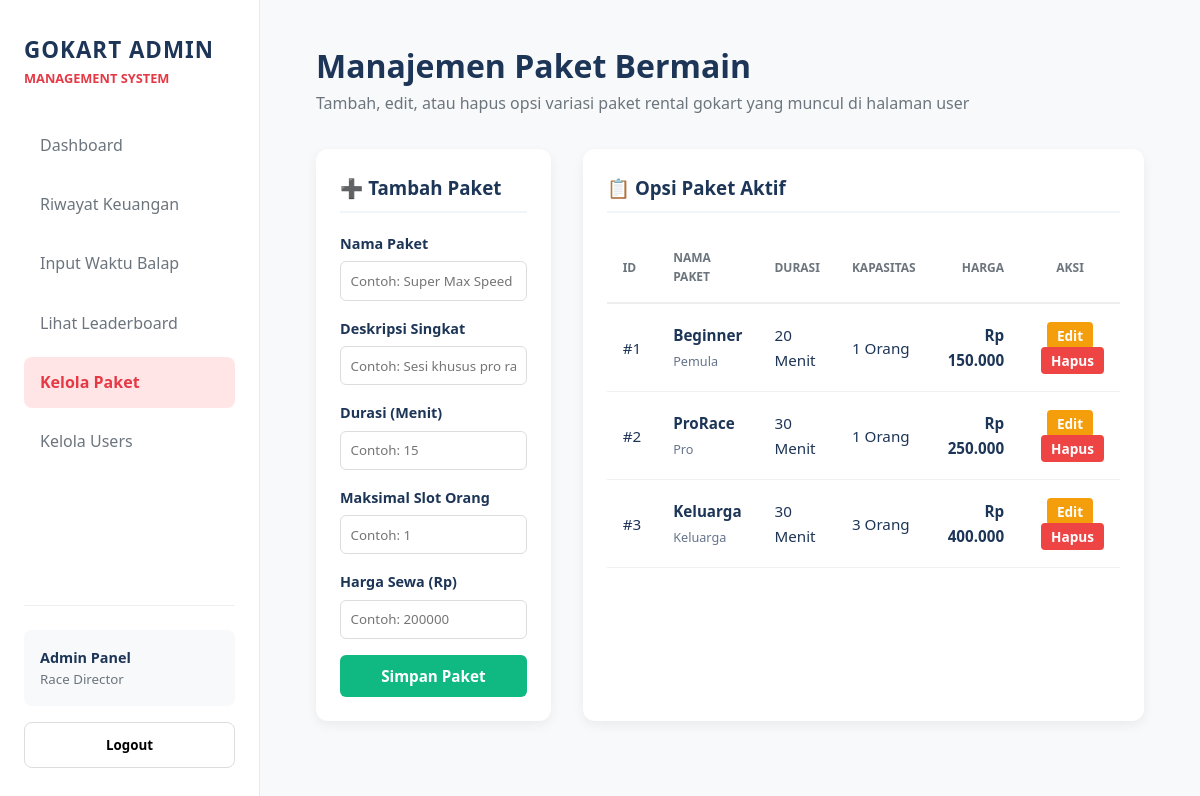
The app's page /admin/kelola_paket.php (signed in), older data.
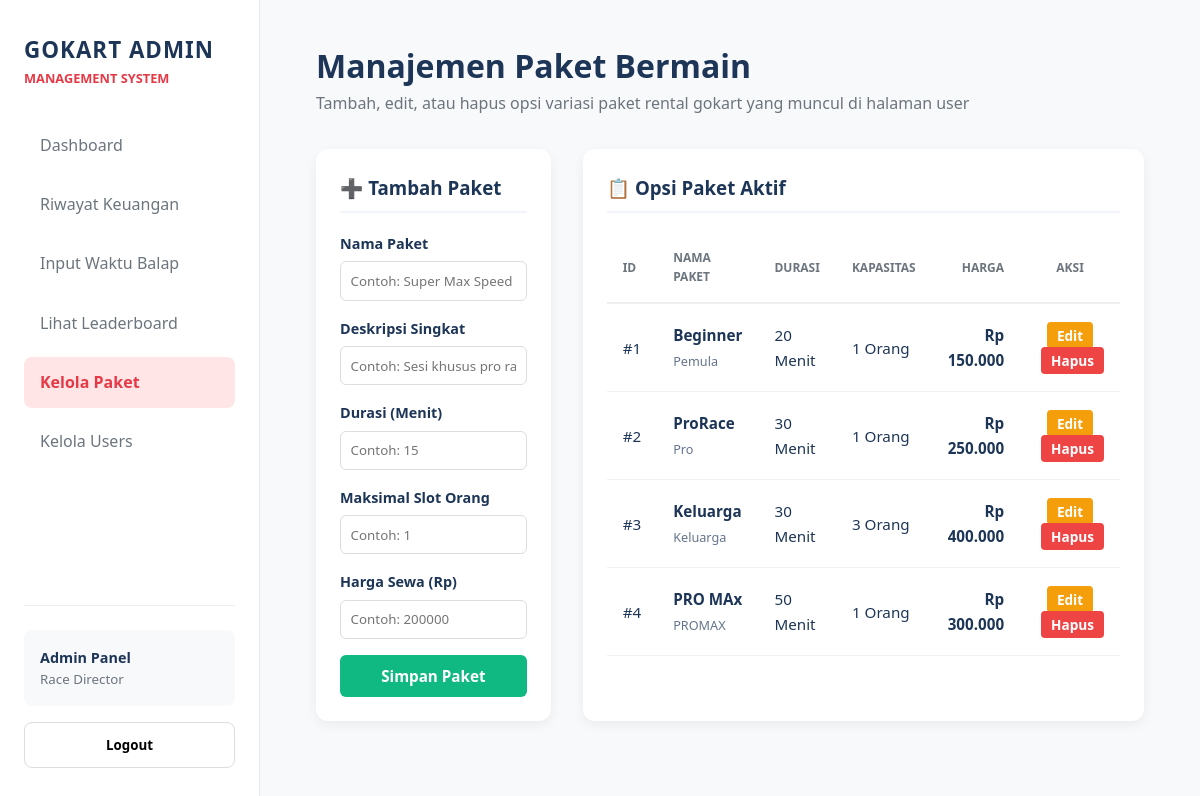
The same page, newer data.
### tables this page shows
CREATE TABLE `paket_bermain` (
  `id` int(11) NOT NULL,
  `nama_paket` varchar(100) DEFAULT NULL,
  `deskripsi` varchar(255) DEFAULT NULL,
  `durasi_menit` int(11) DEFAULT NULL,
  `maksimal_orang` int(11) DEFAULT NULL,
  `harga` int(11) DEFAULT NULL
);

### admin/kelola_paket.php (the view, shortened to what the changed rows need)
<?php
require '../koneksi.php';
$paket_query = mysqli_query($koneksi, "SELECT * FROM paket_bermain ORDER BY id ASC");
?>
<!DOCTYPE html>
<html lang="id">
<head>
    <link rel="stylesheet" href="style-admin.css">
</head>
<body>
    <div class="container">
        <aside class="sidebar">
            <div class="sidebar-top">
                <div class="brand">
                    <h2>GoKart Admin</h2>
                </div>
            </div>
        </aside>
        <main class="main">
            <header class="header">
                <h1>Manajemen Paket Bermain</h1>
            </header>
            <div class="crud-grid">
                <div class="card table-container">
                    <table class="admin-table">
                        <thead>
                            <tr>
                                <th>ID</th>
                                <th>Nama Paket</th>
                                <th>Durasi</th>
                                <th>Kapasitas</th>
                                <th style="text-align: right;">Harga</th>
                                <th style="text-align: center;">Aksi</th>
                            </tr>
                        </thead>
                        <tbody>
                            <?php while ($row = mysqli_fetch_assoc($paket_query)): ?>
                            <tr>
                                <td>#<?= $row['id']; ?></td>
                                <td>
                                    <strong><?= htmlspecialchars($row['nama_paket']); ?></strong><br>
                                    <small style="color: #64748b;"><?= htmlspecialchars($row['deskripsi']); ?></small>
                                </td>
                                <td><?= $row['durasi_menit']; ?> Menit</td>
                                <td><?= $row['maksimal_orang']; ?> Orang</td>
                                <td style="text-align: right; font-weight: bold;">Rp <?= number_format($row['harga'], 0, ',', '.'); ?></td>
                                <td style="text-align: center;">
                                    <a href="edit_paket.php?id=<?= $row['id']; ?>" class="btn-edit">Edit</a>
                                    <a href="kelola_paket.php?action=delete&id=<?= $row['id']; ?>" class="btn-delete" onclick="return confirm('Hapus paket <?= $row['nama_paket']; ?> secara permanen?')">Hapus</a>
                                </td>
                            </tr>
                            <?php endwhile; ?>
                        </tbody>
                    </table>
                </div>
            </div>
        </main>
    </div>
</body>
</html>

Row changes from the older to the newer data that the page shows:
added paket_bermain: id "4", nama_paket "PRO MAx", deskripsi "PROMAX", durasi_menit "50", maksimal_orang "1", harga "300.000"
